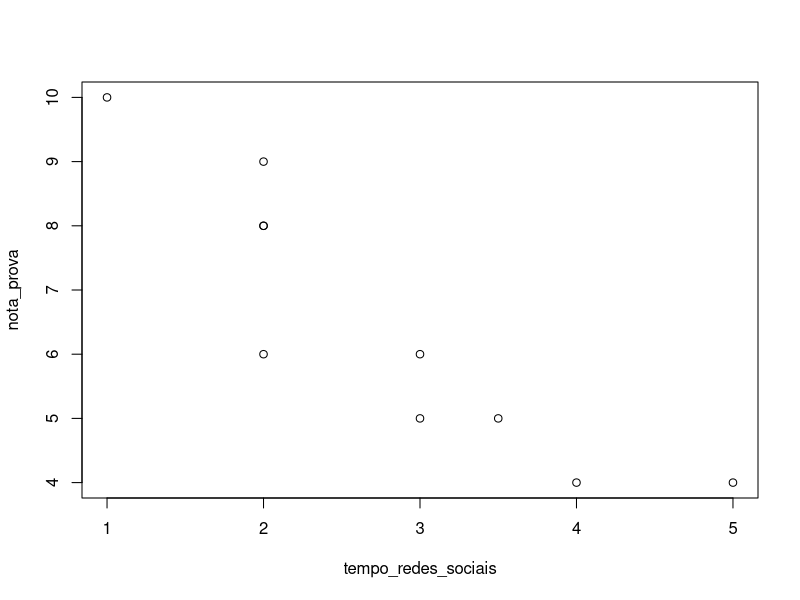
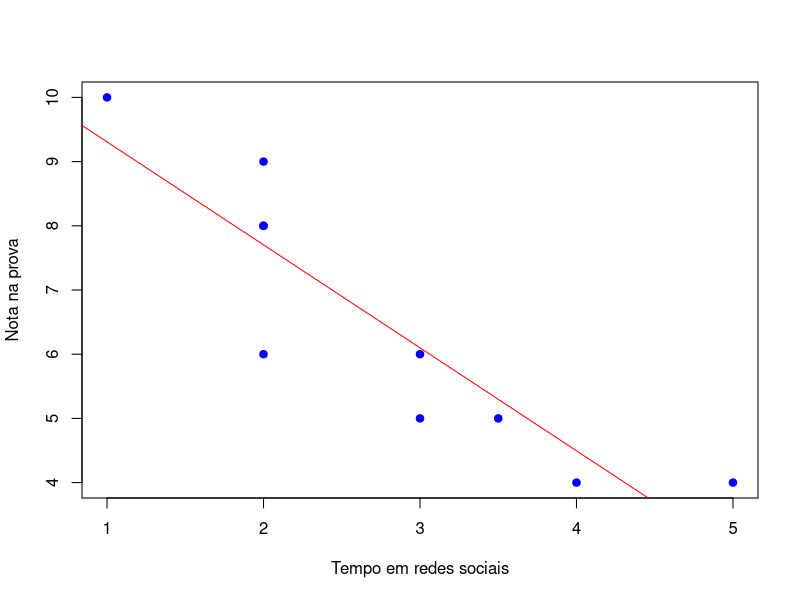

Recreate these plots in R, in order.
## Coeficiente de correlação manual

# Dados ------------------------------------------------------------------------
alunos <- c(
  "Pedro",
  "João",
  "Maria",
  "Ana",
  "José",
  "Carlos",
  "Paulo",
  "Lucas",
  "Marta",
  "Julia"
)
tempo_redes_sociais <- c(1, 2, 2, 2, 3, 2, 3, 3.5, 4, 5)
nota_prova <- c(10, 9, 8, 8, 6, 6, 5, 5, 4, 4)
plot(tempo_redes_sociais, nota_prova)
df <- data.frame(alunos, tempo_redes_sociais, nota_prova)
View(df)

# transformador de escala
#df$tempo_redes_sociais <- df$tempo_redes_sociais * 60
#df$nota_prova <- df$nota_prova * 10


# Transformar em x e y
x <- df$tempo_redes_sociais
y <- df$nota_prova

# Covariancia ------------------------------------------------------------------
## Tamanho amostral
length <- length(x)

## Médias
media_x <- mean(x)
media_y <- mean(y)

## Desvios da media em módulo
desvios_x <- x - media_x
desvios_y <- y - media_y

## multiplicação dos desvios
desvios_multiplicados <- desvios_x * desvios_y

## Sigmas de tudo
sigma_x <- sum(x)
sigma_y <- sum(y)
sigma_desvios_x <- sum(desvios_x)
sigma_desvios_y <- sum(desvios_y)
soma_desvios_multiplicados <- sum(desvios_multiplicados)

## Vetor de sigmas
vetor_sigmas <- c(
  "sigmas",
  sigma_x,
  sigma_y,
  sigma_desvios_x,
  sigma_desvios_y,
  soma_desvios_multiplicados
)

## Atualizar tabela
df_atualizado <- data.frame(df, desvios_x, desvios_y, desvios_multiplicados)
df_atualizado_com_sigma <- rbind(df_atualizado, vetor_sigmas)
View(df_atualizado_com_sigma)
write.csv(df_atualizado_com_sigma, "df_atualizado_com_sigma.csv")

## Calcular Covariancia
covariancia <- soma_desvios_multiplicados / (length - 1)

# Coeficiente de correlação ----------------------------------------------------
variancia_x <- sum(desvios_x ^ 2) / (length - 1)
variancia_y <- sum(desvios_y ^ 2) / (length - 1)
coeficiente_correlacao <- covariancia / sqrt(variancia_x * variancia_y)
r_quadrado <- coeficiente_correlacao ^ 2





#plot linear regression abline
plot(
  x, y,
  pch = 19,
  col = "blue",
  main = "",
  xlab = "Tempo em redes sociais",
  ylab = "Nota na prova"
)
abline(lm(y ~ x), col = "red")
sumario <- summary(lm(y ~ x))
print(sumario)
